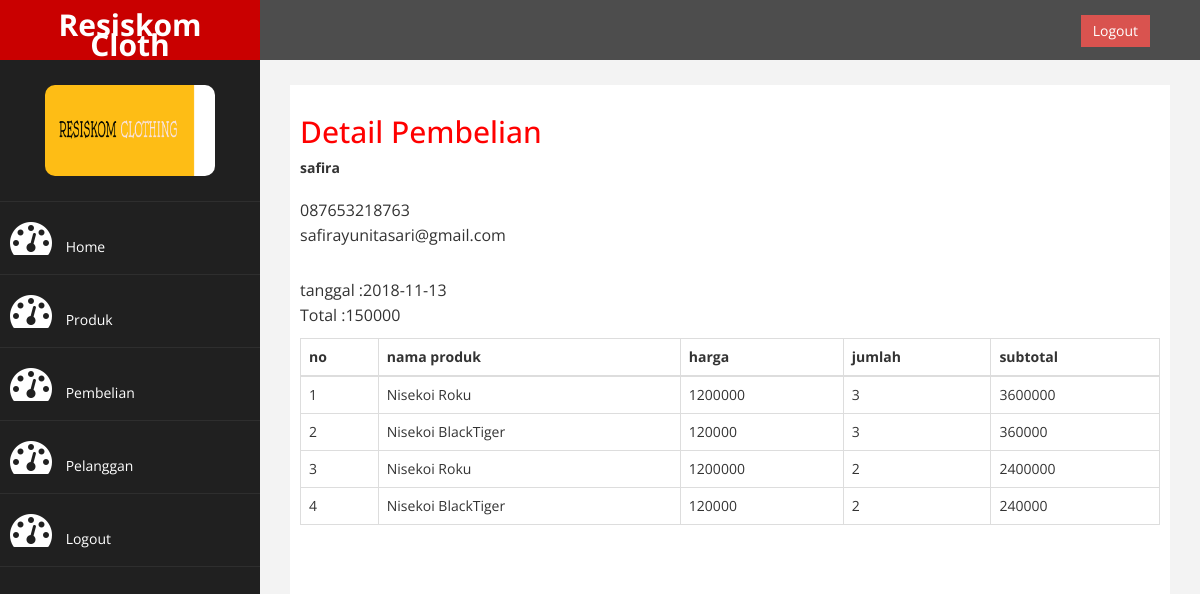
The app's page /admin/index.php?halaman=detail&id=1 (signed in) with its own data.
### tables this page shows
CREATE TABLE `pembelian` (
  `id_pembelian` int(11) NOT NULL,
  `id_pelanggan` int(11) NOT NULL,
  `id_ongkir` int(11) NOT NULL,
  `tanggal_pembelian` date NOT NULL,
  `total_pembelian` int(11) NOT NULL,
  `nama_kota` varchar(100) NOT NULL,
  `tarif` int(11) NOT NULL,
  `alamt_pengiriman` text NOT NULL
);

CREATE TABLE `pelanggan` (
  `id_pelanggan` int(11) NOT NULL,
  `email_pelanggan` varchar(100) NOT NULL,
  `password_pelanggan` varchar(50) NOT NULL,
  `nama_pelanggan` varchar(100) NOT NULL,
  `telepon_pelanggan` varchar(25) NOT NULL,
  `alamt_pelanggan` text NOT NULL
);

CREATE TABLE `pembelian_produk` (
  `id_pembelian_produk` int(11) NOT NULL,
  `id_pembelian` int(11) NOT NULL,
  `id_produk` int(11) NOT NULL,
  `jumlah` int(11) NOT NULL,
  `nama` varchar(100) NOT NULL,
  `harga` int(11) NOT NULL,
  `berat` int(11) NOT NULL,
  `subberat` int(11) NOT NULL,
  `subharga` int(11) NOT NULL
);

CREATE TABLE `produk` (
  `id_produk` int(11) NOT NULL,
  `nama_produk` varchar(100) NOT NULL,
  `harga_produk` int(11) NOT NULL,
  `berat_produk` int(11) NOT NULL,
  `foto_produk` varchar(100) NOT NULL,
  `deskripsi_produk` text NOT NULL
);

### admin/detail.php (the view)
<h2>Detail Pembelian</h2>
<?php
$ambil = $koneksi->query("SELECT * FROM pembelian JOIN pelanggan ON pembelian.id_pelanggan=pelanggan.id_pelanggan WHERE pembelian.id_pembelian='$_GET[id]'");
$detail = $ambil->fetch_assoc();
 ?>
<strong><?php echo $detail['nama_pelanggan']; ?></strong> <br>
 	<p>
 		<?php echo $detail['telepon_pelanggan']; ?> <br>
 		<?php echo $detail ['email_pelanggan']; ?>
 	</p>
 	<p>
 		tanggal :<?php echo $detail['tanggal_pembelian']; ?> <br>
 		Total :<?php echo $detail['total_pembelian']; ?>
 	</p>
 	<table class= "table table-bordered">
 		<thead>
 			<tr>
 				<th>no</th>
 				<th>nama produk</th>
 				<th>harga</th>
 				<th>jumlah</th>
 				<th>subtotal</th>
 		</tr>
 	</thead>
 	<tbody>
 		<?php $nomor=1; ?>
 		<?php $ambil=$koneksi->query("SELECT * FROM pembelian_produk JOIN produk ON pembelian_produk.id_produk
 		WHERE pembelian_produk.id_pembelian='$_GET[id]'"); ?>
 		<?php while($pecah=$ambil->fetch_assoc()){ ?>
 		<tr>
 			<td><?php echo $nomor; ?></td>
 			<td><?php echo $pecah['nama_produk'];?></td>
 			<td><?php echo $pecah['harga_produk'];?></td>
 			<td><?php echo $pecah['jumlah'];?></td>
 			<td>
 				<?php echo $pecah['harga_produk']*$pecah['jumlah']; ?>
 			</td>
 		</tr>
 		<?php $nomor++; ?>
 		<?php } ?>
 	</tbody>
 </table>

### admin/assets/css/custom.css (style rules this page uses)
body { font-family: 'Open Sans', sans-serif; }
h2 { color: #f00; }
p { font-size:16px; line-height:25px; padding-top:20px; }

### records on screen
pembelian: id_pelanggan.nama_pelanggan "safira", id_pelanggan.telepon_pelanggan "087653218763", id_pelanggan.email_pelanggan "safirayunitasari@gmail.com", tanggal_pembelian "2018-11-13", total_pembelian "150000"
pembelian_produk: produk.nama_produk "Nisekoi Roku", produk.harga_produk "1200000", jumlah "3", $pecah['harga_produk']*$pecah['jumlah'] "3600000", produk.nama_produk "Nisekoi BlackTiger", produk.harga_produk "120000", $pecah['harga_produk']*$pecah['jumlah'] "360000"
pembelian_produk: produk.nama_produk "Nisekoi Roku", produk.harga_produk "1200000", jumlah "2", $pecah['harga_produk']*$pecah['jumlah'] "2400000", produk.nama_produk "Nisekoi BlackTiger", produk.harga_produk "120000", $pecah['harga_produk']*$pecah['jumlah'] "240000"
